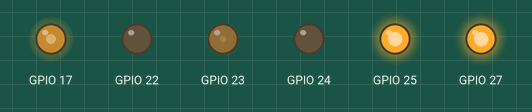
Bench run of a program on a simulated Raspberry Pi (BCM pin numbers). Parts: output pins drawn as LEDs (lit = HIGH). At 1.0 s the program stops and its outputs stay as they are.

Above: at 0.1 s.
At 1.1 s:
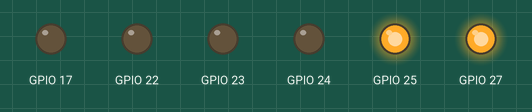
Timing chart, 0 to 2.5 s (numbered marks = the images above):
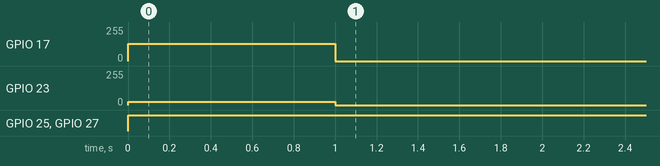

The program:

MotorModule.py
```python
import RPi.GPIO as GPIO #control the gpio pins
from time import sleep
#from picamera import PiCamera

#camera = PiCamera()


GPIO.setmode(GPIO.BCM)
GPIO.setwarnings(False)

class Motor():
    """Create motor object"""
    def __init__(self, Ena, In1a, In2a, Enb, In1b, In2b):
        #(23,24,25,17,22,27)
        self.Ena = Ena
        self.In1a = In1a
        self.In2a = In2a
        self.Enb = Enb
        self.In1b = In1b
        self.In2b = In2b
        GPIO.setup(self.Ena, GPIO.OUT)
        GPIO.setup(self.In1a, GPIO.OUT)
        GPIO.setup(self.In2a, GPIO.OUT)
        GPIO.setup(self.Enb, GPIO.OUT)
        GPIO.setup(self.In1b, GPIO.OUT)
        GPIO.setup(self.In2b, GPIO.OUT)
        self.pwmA = GPIO.PWM(self.Ena,100) #pulse-width modulation for speed, 100 hz
        self.pwmA.start(0)   #start at 0 hz
        self.pwmB = GPIO.PWM(self.Enb,100) #pulse-width modulation for speed, 100 hz
        self.pwmB.start(0)

    def moveForward(self, speed=0.50, direction=0, t=0):
        speed *= 100 #normalize
        direction *= 100 #normalize
        leftSpeed = speed - direction
        rightSpeed = speed + direction
        if leftSpeed >100:
            leftSpeed = 100
        elif leftSpeed < -100:
            leftSpeed = -100
        if rightSpeed > 100:
            rightSpeed = 100
        elif rightSpeed <-100:
            rightSpeed = -100
        self.pwmA.ChangeDutyCycle(abs(leftSpeed))
        self.pwmB.ChangeDutyCycle(abs(rightSpeed))
        if leftSpeed < 0:
            GPIO.output(self.In1a, GPIO.HIGH)
            GPIO.output(self.In2a, GPIO.LOW)
        else:
            GPIO.output(self.In1a, GPIO.LOW)
            GPIO.output(self.In2a, GPIO.HIGH)
        if rightSpeed < 0:
            GPIO.output(self.In1b, GPIO.HIGH)
            GPIO.output(self.In2b, GPIO.LOW)
        else:
            GPIO.output(self.In1b, GPIO.LOW)
            GPIO.output(self.In2b, GPIO.HIGH)
        sleep(t)

    def stop(self, t=0):
        self.pwmA.ChangeDutyCycle(0)
        self.pwmB.ChangeDutyCycle(0)
        sleep(t)

if __name__ == '__main__':
    #camera.start_preview()
    motor = Motor(23,24,25,17,22,27) #initialize motor at the following GPIOs
    motor.moveForward(0.3,0.2,1)
    motor.stop()
```

Measured:
- by itself, GPIO 17: 0/255 → 128/255 at 0.00 s, → 0/255 1.0 s later
- by itself, GPIO 23: 0/255 → 26/255 at 0.00 s, → 0/255 1.0 s later
- by itself, GPIO 25, GPIO 27: LOW → HIGH at 0.00 s
